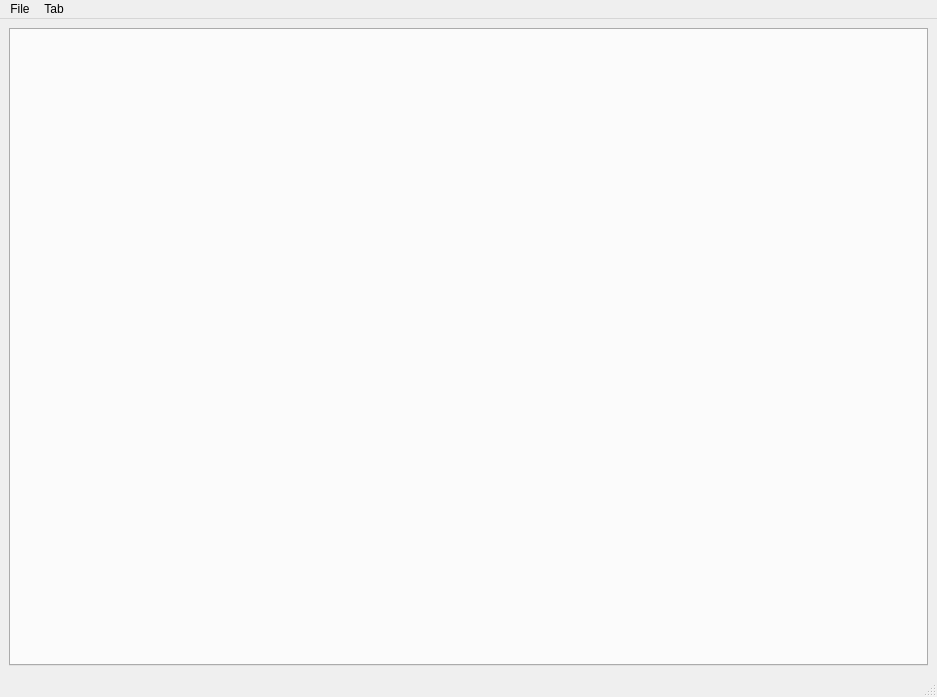
<?xml version="1.0" encoding="UTF-8"?>
<ui version="4.0">
 <class>MainWindow</class>
 <widget class="QMainWindow" name="MainWindow">
  <property name="geometry">
   <rect>
    <x>0</x>
    <y>0</y>
    <width>937</width>
    <height>697</height>
   </rect>
  </property>
  <property name="windowTitle">
   <string>MainWindow</string>
  </property>
  <widget class="QWidget" name="centralwidget">
   <layout class="QVBoxLayout" name="verticalLayout">
    <item>
     <widget class="QTabWidget" name="tab_widget">
      <property name="currentIndex">
       <number>-1</number>
      </property>
     </widget>
    </item>
   </layout>
  </widget>
  <widget class="QMenuBar" name="menubar">
   <property name="geometry">
    <rect>
     <x>0</x>
     <y>0</y>
     <width>937</width>
     <height>26</height>
    </rect>
   </property>
   <widget class="QMenu" name="file_menu">
    <property name="title">
     <string>File</string>
    </property>
    <addaction name="open_file_action"/>
    <addaction name="save_file_action"/>
   </widget>
   <widget class="QMenu" name="tab_menu">
    <property name="title">
     <string>Tab</string>
    </property>
    <addaction name="new_tab_action"/>
    <addaction name="close_tab_action"/>
    <addaction name="next_tab_action"/>
    <addaction name="prev_tab_action"/>
   </widget>
   <addaction name="file_menu"/>
   <addaction name="tab_menu"/>
  </widget>
  <widget class="QStatusBar" name="statusbar"/>
  <action name="open_file_action">
   <property name="text">
    <string>Open file</string>
   </property>
   <property name="shortcut">
    <string>Ctrl+O</string>
   </property>
  </action>
  <action name="save_file_action">
   <property name="text">
    <string>Save file</string>
   </property>
   <property name="shortcut">
    <string>Ctrl+S</string>
   </property>
  </action>
  <action name="new_tab_action">
   <property name="text">
    <string>New</string>
   </property>
   <property name="shortcut">
    <string>Ctrl+N</string>
   </property>
  </action>
  <action name="close_tab_action">
   <property name="text">
    <string>Close</string>
   </property>
   <property name="shortcut">
    <string>Ctrl+W</string>
   </property>
  </action>
  <action name="next_tab_action">
   <property name="text">
    <string>Next</string>
   </property>
   <property name="shortcut">
    <string>Ctrl+PgDown</string>
   </property>
  </action>
  <action name="prev_tab_action">
   <property name="text">
    <string>Previous</string>
   </property>
   <property name="shortcut">
    <string>Ctrl+PgUp</string>
   </property>
  </action>
 </widget>
 <resources/>
 <connections/>
</ui>
